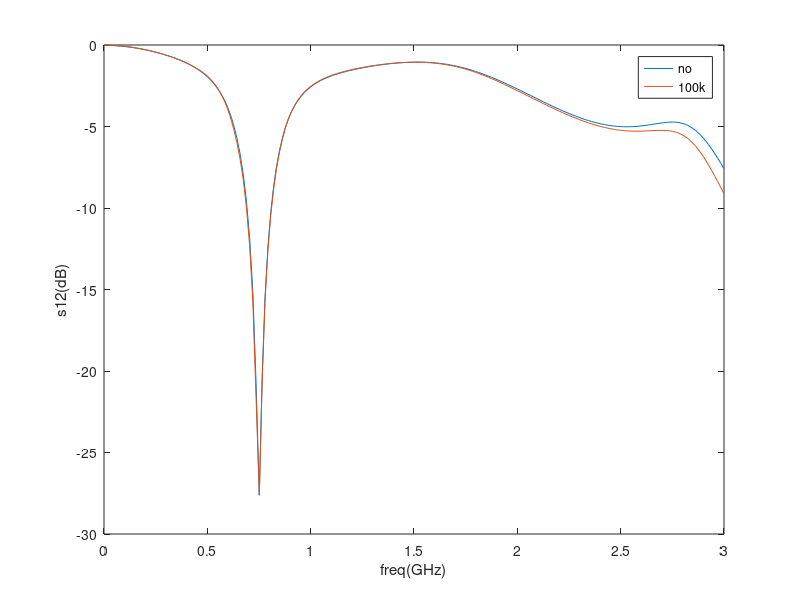

Write the MATLAB code that produced this figure.
clc
clear
data=[2.00E-05	-0.00424619	-0.00641641
0.002	-0.00492462	-0.00709715
0.0176146	-0.0121636	-0.00897351
0.0332292	-0.0247006	-0.0139165
0.0488438	-0.0383713	-0.0221048
0.0644583	-0.0533614	-0.0337464
0.0800729	-0.0704271	-0.0490119
0.0956875	-0.0900341	-0.0679935
0.111302	-0.112413	-0.0906952
0.126917	-0.13767	-0.117047
0.142531	-0.165845	-0.146929
0.158146	-0.19695	-0.180197
0.17376	-0.230989	-0.216703
0.189375	-0.267967	-0.256313
0.20499	-0.307897	-0.29892
0.220604	-0.35081	-0.344447
0.236219	-0.396758	-0.392859
0.251833	-0.44582	-0.44416
0.267448	-0.498106	-0.498402
0.283062	-0.553766	-0.555682
0.298677	-0.612994	-0.616153
0.314292	-0.676038	-0.680024
0.329906	-0.743209	-0.747567
0.345521	-0.814895	-0.819128
0.361135	-0.891574	-0.895135
0.37675	-0.973836	-0.976117
0.392365	-1.0624	-1.06272
0.407979	-1.15816	-1.15572
0.423594	-1.2622	-1.25608
0.439208	-1.37586	-1.36497
0.454823	-1.5008	-1.48382
0.470438	-1.63907	-1.61437
0.486052	-1.79323	-1.75879
0.501667	-1.96648	-1.91975
0.515546	-2.13976	-2.10061
0.529426	-2.33486	-2.30556
0.543306	-2.55618	-2.53991
0.557185	-2.80926	-2.81042
0.571065	-3.10104	-3.12579
0.584944	-3.44038	-3.49733
0.598824	-3.83861	-3.93984
0.612704	-4.31042	-4.47305
0.626583	-4.87512	-5.12364
0.642198	-5.65386	-5.92852
0.657813	-6.63458	-6.94044
0.673427	-7.89403	-8.23845
0.689042	-9.55463	-9.94975
0.704656	-11.8334	-12.3029
0.720271	-15.1837	-15.7838
0.735885	-20.8024	-21.6802
0.7515	-27.6145	-27.6236
0.76538	-20.3306	-20.6058
0.779259	-15.4477	-15.6868
0.793139	-12.3907	-12.5955
0.807019	-10.2567	-10.4323
0.820898	-8.67396	-8.82379
0.834778	-7.45703	-7.58364
0.848657	-6.49889	-6.60465
0.862537	-5.73151	-5.81867
0.876417	-5.10866	-5.108
0.892031	-4.54011	-4.53702
0.907646	-4.07921	-4.07285
0.92326	-3.70138	-3.69148
0.938875	-3.38841	-3.37503
0.95449	-3.12657	-3.10996
0.970104	-2.90543	-2.88591
0.985719	-2.71692	-2.69487
1.00133	-2.55479	-2.53058
1.01695	-2.41412	-2.38811
1.03256	-2.29101	-2.26355
1.04818	-2.18238	-2.15379
1.06379	-2.08573	-2.05632
1.07941	-1.99907	-1.96911
1.09502	-1.92078	-1.89051
1.11064	-1.84953	-1.8192
1.12625	-1.78426	-1.75407
1.14186	-1.72407	-1.69423
1.15748	-1.66826	-1.63893
1.17309	-1.61623	-1.58759
1.18871	-1.56751	-1.53971
1.20432	-1.5217	-1.49489
1.21994	-1.47851	-1.4528
1.23555	-1.43767	-1.4132
1.25117	-1.39901	-1.37588
1.26678	-1.36238	-1.34068
1.2824	-1.32767	-1.3075
1.29801	-1.29482	-1.27627
1.31363	-1.2638	-1.24693
1.32924	-1.23459	-1.21948
1.34485	-1.20722	-1.19392
1.36047	-1.18172	-1.17029
1.37608	-1.15814	-1.14864
1.3917	-1.13656	-1.12902
1.40731	-1.11707	-1.11153
1.42293	-1.09977	-1.09625
1.43854	-1.08476	-1.08329
1.45416	-1.07215	-1.07277
1.46977	-1.06207	-1.0648
1.48539	-1.05465	-1.0595
1.501	-1.05002	-1.05708
1.5157	-1.04832	-1.05725
1.53039	-1.04931	-1.06012
1.54509	-1.05308	-1.06579
1.55978	-1.05975	-1.07438
1.57448	-1.06941	-1.08597
1.58918	-1.08214	-1.10067
1.60387	-1.09803	-1.11855
1.61857	-1.11715	-1.1397
1.63326	-1.13956	-1.16419
1.64796	-1.16531	-1.19206
1.66266	-1.19445	-1.22338
1.67735	-1.227	-1.25818
1.69205	-1.26297	-1.29648
1.70675	-1.30237	-1.33828
1.72144	-1.34519	-1.38359
1.73614	-1.3914	-1.43238
1.75083	-1.44096	-1.48799
1.76645	-1.49723	-1.54744
1.78206	-1.55715	-1.61065
1.79768	-1.62062	-1.67752
1.81329	-1.68754	-1.74793
1.82891	-1.75777	-1.82177
1.84452	-1.83118	-1.89888
1.86014	-1.90762	-1.9791
1.87575	-1.98692	-2.06226
1.89136	-2.06891	-2.14817
1.90698	-2.15342	-2.23664
1.92259	-2.24024	-2.32747
1.93821	-2.32918	-2.42043
1.95382	-2.42003	-2.5153
1.96944	-2.51257	-2.61187
1.98505	-2.6066	-2.70989
2.00067	-2.70189	-2.80611
2.01628	-2.7982	-2.90325
2.0319	-2.89532	-3.00112
2.04751	-2.993	-3.09947
2.06313	-3.09101	-3.1981
2.07874	-3.18911	-3.29679
2.09435	-3.28707	-3.39531
2.10997	-3.38463	-3.49346
2.12558	-3.48156	-3.59101
2.1412	-3.57761	-3.68775
2.15681	-3.67254	-3.78347
2.17243	-3.76611	-3.87797
2.18804	-3.85808	-3.97102
2.20366	-3.94819	-4.06244
2.21927	-4.03622	-4.15201
2.23489	-4.12193	-4.23952
2.2505	-4.20506	-4.32479
2.26611	-4.2854	-4.40761
2.28173	-4.36271	-4.48779
2.29734	-4.43676	-4.56512
2.31296	-4.50731	-4.63943
2.32857	-4.57415	-4.71051
2.34419	-4.63706	-4.77819
2.3598	-4.69582	-4.84228
2.37542	-4.75022	-4.90259
2.39103	-4.80006	-4.95897
2.40665	-4.84515	-5.01125
2.42226	-4.88531	-5.05927
2.43788	-4.92036	-5.10288
2.45349	-4.95017	-5.14197
2.4691	-4.97459	-5.17643
2.48472	-4.99353	-5.20618
2.50033	-5.0069	-5.23116
2.51503	-5.01439	-5.25086
2.52973	-5.01694	-5.2661
2.54442	-5.01461	-5.27698
2.55912	-5.00753	-5.28366
2.57381	-4.99587	-5.28638
2.58851	-4.9799	-5.28547
2.60321	-4.95999	-5.28139
2.6179	-4.93661	-5.27473
2.6326	-4.91038	-5.26624
2.64729	-4.88204	-5.25684
2.66199	-4.85254	-5.24769
2.67669	-4.823	-5.24016
2.69138	-4.79476	-5.23587
2.70608	-4.76939	-5.23674
2.72077	-4.74869	-5.24491
2.73547	-4.73469	-5.2628
2.75017	-4.72963	-5.29304
2.76578	-4.73675	-5.34179
2.7814	-4.75971	-5.41096
2.79701	-4.80157	-5.50382
2.81263	-4.86525	-5.62329
2.82512	-4.93366	-5.73966
2.83761	-5.01884	-5.87547
2.8501	-5.12162	-6.03122
2.86259	-5.24254	-6.20701
2.87508	-5.38178	-6.40248
2.88758	-5.53914	-6.61685
2.90007	-5.71403	-6.84893
2.91256	-5.90552	-7.09721
2.92505	-6.11233	-7.35987
2.93754	-6.33292	-7.6349
2.95316	-6.62533	-7.99282
2.96877	-6.93273	-8.36245
2.98439	-7.25121	-8.73963
3	-7.57684	-9.12045
];

figure(1)
plot(data(:,1),data(:,2));hold on
plot(data(:,1),data(:,3));hold off
legend('no','100k')
xlabel('freq(GHz)')
ylabel('s12(dB)')